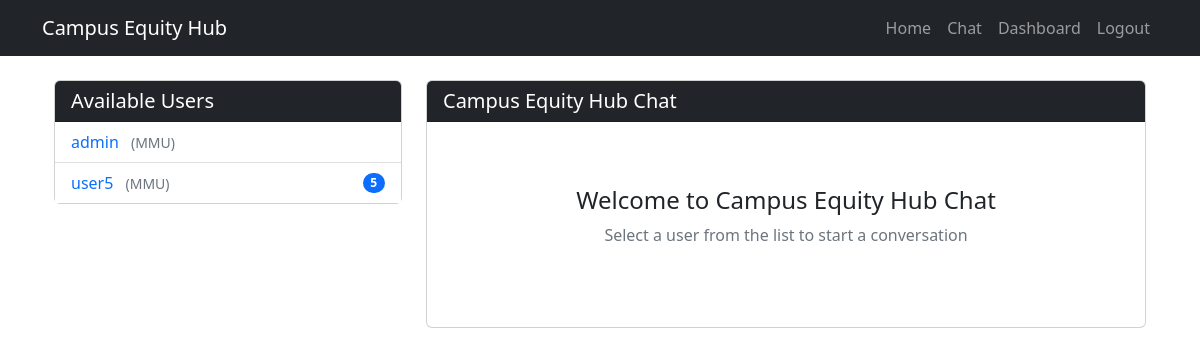
The app's page /chat (signed in), older data.
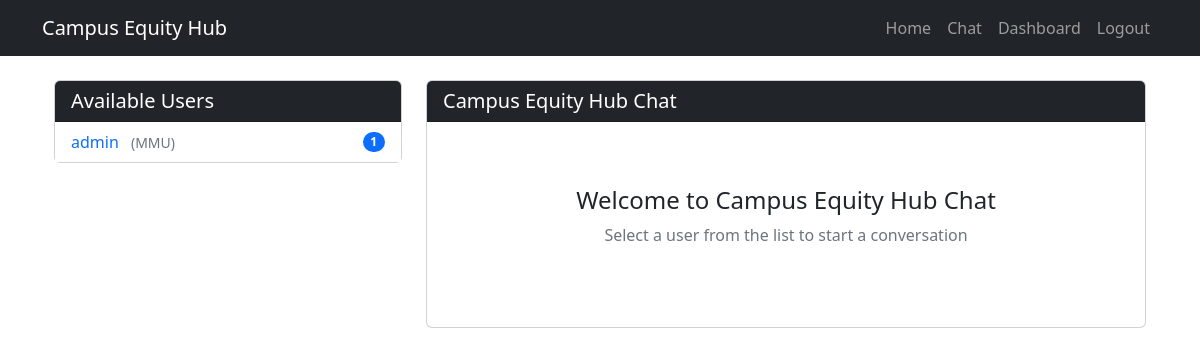
The same page, newer data.
### app.py (models this page shows, shortened)
class User(db.Model):
    id = db.Column(db.Integer, primary_key=True)
    username = db.Column(db.String(80), unique=True, nullable=False)
    email = db.Column(db.String(120), unique=True, nullable=False)
    password = db.Column(db.String(60), nullable=False)
    token = db.Column(db.Integer, nullable=False)
    is_admin = db.Column(db.Boolean, default=False)
    campus = db.Column(db.String(120), nullable=False)

### app.py (the view)
@app.route('/chat')
def chat():
    if 'user_id' not in session:
        flash('Please log in to access the chat.', 'danger')
        return redirect(url_for('login'))
    users = User.query.filter(User.id != session['user_id']).all()
    unread_counts = db.session.query(
        Chat.sender_id,
        db.func.count(Chat.id).label('count')
    ).filter(
        Chat.receiver_id == session['user_id'],
        Chat.read == False
    ).group_by(Chat.sender_id).all()
    unread_by_user = {sender_id: count for sender_id, count in unread_counts}
    return render_template('chat.html', users=users, unread_by_user=unread_by_user)

### templates/chat.html (shortened to what this page needs)
{% extends 'layout.html' %}
{% block content %}
<div class="container-fluid">
    <div class="row">
        <div class="col-md-4">
            <div class="card mb-4">
                <div class="card-header bg-dark text-white">
                    <h5 class="mb-0">Available Users</h5>
                </div>
                <div class="card-body p-0">
                    <ul class="list-group list-group-flush">
                        {% for user in users %}
                        <li class="list-group-item d-flex justify-content-between align-items-center">
                            <a href="{{ url_for('chat_with_user', user_id=user.id) }}" class="text-decoration-none">
                                {{ user.username }}
                                <span class="text-muted small ms-2">({{ user.campus }})</span>
                            </a>
                            {% if user.id in unread_by_user and unread_by_user[user.id] > 0 %}
                            <span class="badge bg-primary rounded-pill">{{ unread_by_user[user.id] }}</span>
                            {% endif %}
                        </li>
                        {% endfor %}
                    </ul>
                </div>
            </div>
        </div>
        <div class="col-md-8">
            <div class="card">
                <div class="card-header bg-dark text-white">
                    <h5 class="mb-0">Campus Equity Hub Chat</h5>
                </div>
                <div class="card-body">
                    <div class="text-center py-5">
                        <h4>Welcome to Campus Equity Hub Chat</h4>
                        <p class="text-muted">Select a user from the list to start a conversation</p>
                    </div>
                </div>
            </div>
        </div>
    </div>
</div>
{% endblock %}

### templates/layout.html (shortened to what this page needs)
<!DOCTYPE html>
<html lang="en">
<head>
    <link rel="stylesheet" href="https://cdnjs.cloudflare.com/ajax/libs/bootstrap/5.2.3/css/bootstrap.min.css">
</head>
<body>
    <nav class="navbar navbar-expand-lg navbar-dark bg-dark">
        <div class="container">
            <a class="navbar-brand" href="{{ url_for('index') }}">Campus Equity Hub</a>
            <div class="collapse navbar-collapse" id="navbarNav">
                <ul class="navbar-nav ms-auto">
                    <li class="nav-item">
                        <a class="nav-link" href="{{ url_for('index') }}">Home</a>
                    </li>
                    <li class="nav-item">
                        <a class="nav-link" href="{{ url_for('chat') }}">Chat</a>
                    </li>
                    {% if 'user_id' in session %}
                    <li class="nav-item">
                        <a class="nav-link" href="{{ url_for('dashboard') }}">Dashboard</a>
                    </li>
                    <li class="nav-item">
                        <a class="nav-link" href="{{ url_for('logout') }}">Logout</a>
                    </li>
                    {% endif %}
                </ul>
            </div>
        </div>
    </nav>
    <div class="container mt-4">
        {% block content %}{% endblock %}
    </div>
</body>
</html>

Row changes from the older to the newer data that the page shows:
removed User: username "user5", campus "MMU", unread_by_user "5"
changed User "admin": id (not shown) → "1"
